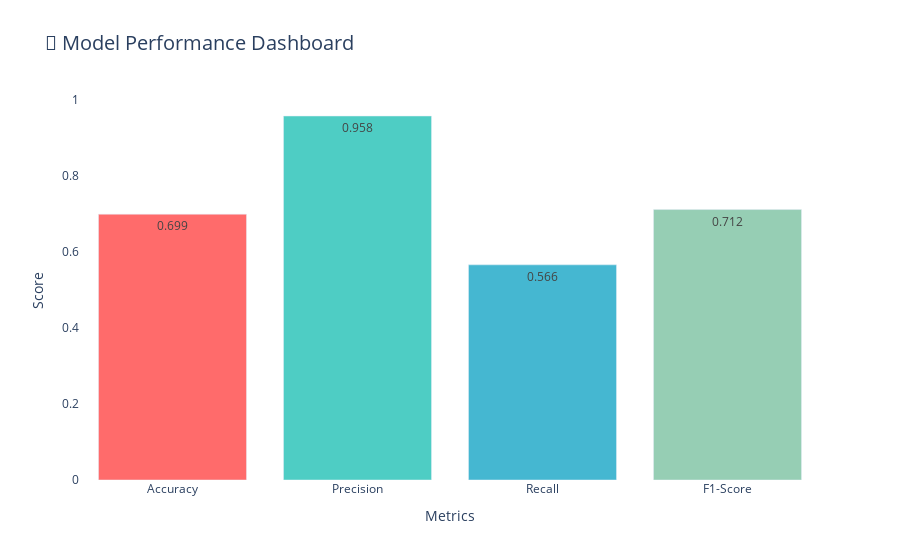
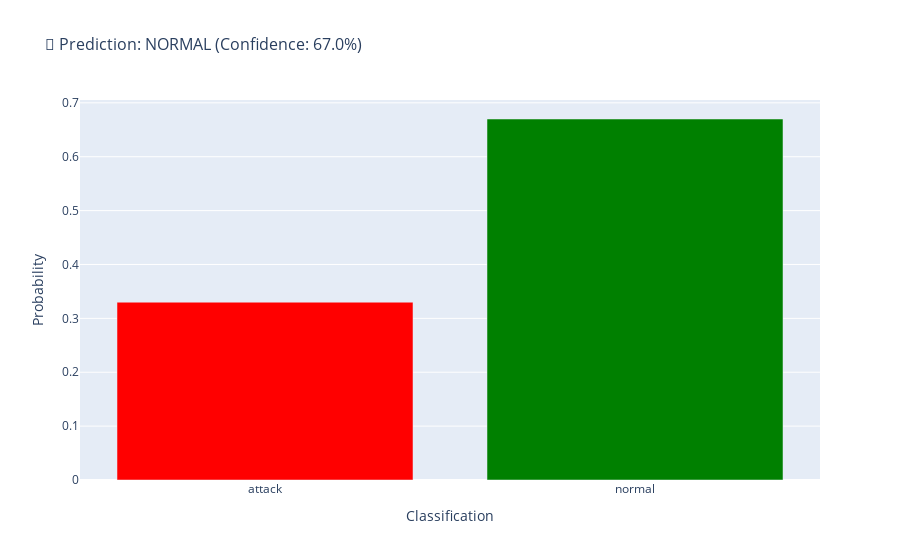

Notebook cell for these charts, in order:
### Code cell
main_intrusion_detection_pipeline()

### Figure 1 — Plotly figure (JSON) as saved in the notebook; plotly's stock layout.template omitted (floating-point values rounded to 4 significant figures)
{"data": [{"marker": {"color": ["#FF6B6B", "#4ECDC4", "#45B7D1", "#96CEB4"]}, "name": "Performance Metrics", "text": ["0.699", "0.958", "0.566", "0.712"], "textposition": "auto", "type": "bar", "x": ["Accuracy", "Precision", "Recall", "F1-Score"], "y": [0.6995, 0.9578, 0.5662, 0.7117]}], "layout": {"autosize": true, "paper_bgcolor": "rgba(0, 0, 0, 0)", "plot_bgcolor": "rgba(0, 0, 0, 0)", "showlegend": false, "title": {"font": {"size": 20}, "text": "🎯 Model Performance Dashboard"}, "xaxis": {"autorange": true, "range": [-0.5, 3.5], "title": {"text": "Metrics"}, "type": "category"}, "yaxis": {"range": [0, 1], "title": {"text": "Score"}, "type": "linear"}}}

### Figure 2 — Plotly figure (JSON) as saved in the notebook; plotly's stock layout.template omitted (floating-point values rounded to 4 significant figures)
{"data": [{"marker": {"color": ["red", "green"]}, "type": "bar", "x": ["attack", "normal"], "y": [0.33, 0.67]}], "layout": {"autosize": true, "title": {"font": {"size": 16}, "text": "🎯 Prediction: NORMAL (Confidence: 67.0%)"}, "xaxis": {"autorange": true, "range": [-0.5, 1.5], "title": {"text": "Classification"}, "type": "category"}, "yaxis": {"autorange": true, "range": [0, 0.7053], "title": {"text": "Probability"}, "type": "linear"}}}
